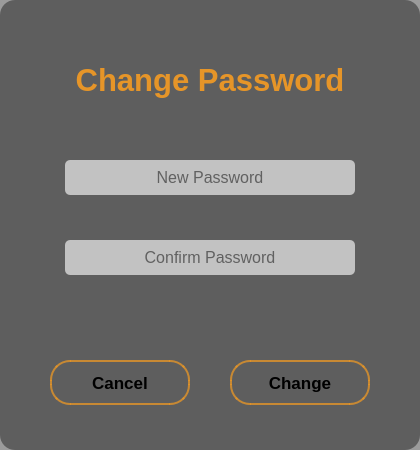
  <widget class="QGroupBox" name="changePWbox">
   <property name="geometry">
    <rect>
     <x>390</x>
     <y>150</y>
     <width>420</width>
     <height>450</height>
    </rect>
   </property>
   <property name="sizePolicy">
    <sizepolicy hsizetype="Preferred" vsizetype="Preferred">
     <horstretch>0</horstretch>
     <verstretch>0</verstretch>
    </sizepolicy>
   </property>
   <property name="layoutDirection">
    <enum>Qt::LeftToRight</enum>
   </property>
   <property name="autoFillBackground">
    <bool>false</bool>
   </property>
   <property name="styleSheet">
    <string notr="true">background-color:rgba(0, 0, 0, 100);
background-position:left;
border: none;
border-radius: 15px;</string>
   </property>
   <property name="title">
    <string/>
   </property>
   <property name="alignment">
    <set>Qt::AlignCenter</set>
   </property>
   <widget class="QPushButton" name="cancelPW">
    <property name="geometry">
     <rect>
      <x>50</x>
      <y>360</y>
      <width>140</width>
      <height>45</height>
     </rect>
    </property>
    <property name="sizePolicy">
     <sizepolicy hsizetype="Minimum" vsizetype="Fixed">
      <horstretch>0</horstretch>
      <verstretch>0</verstretch>
     </sizepolicy>
    </property>
    <property name="font">
     <font>
      <family>Segoe UI</family>
      <pointsize>13</pointsize>
      <italic>false</italic>
      <bold>true</bold>
     </font>
    </property>
    <property name="cursor">
     <cursorShape>PointingHandCursor</cursorShape>
    </property>
    <property name="mouseTracking">
     <bool>true</bool>
    </property>
    <property name="layoutDirection">
     <enum>Qt::LeftToRight</enum>
    </property>
    <property name="styleSheet">
     <string notr="true">#cancelPW
{
background:none;
border:2px solid rgba(230, 149, 40, 200);
border-radius:20px;
}
#cancelPW:hover
{
background:rgba(230, 149, 40, 200);
}</string>
    </property>
    <property name="text">
     <string>Cancel</string>
    </property>
    <property name="autoRepeatInterval">
     <number>-1</number>
    </property>
   </widget>
   <widget class="QLineEdit" name="newPassword">
    <property name="geometry">
     <rect>
      <x>65</x>
      <y>160</y>
      <width>290</width>
      <height>35</height>
     </rect>
    </property>
    <property name="sizePolicy">
     <sizepolicy hsizetype="Expanding" vsizetype="Fixed">
      <horstretch>0</horstretch>
      <verstretch>0</verstretch>
     </sizepolicy>
    </property>
    <property name="font">
     <font>
      <family>Segoe UI</family>
      <pointsize>12</pointsize>
     </font>
    </property>
    <property name="cursor">
     <cursorShape>IBeamCursor</cursorShape>
    </property>
    <property name="styleSheet">
     <string notr="true">background:rgb(194, 194, 194);
border:none;
color:black;
border-radius:none;
border-radius:5px;</string>
    </property>
    <property name="text">
     <string/>
    </property>
    <property name="echoMode">
     <enum>QLineEdit::Password</enum>
    </property>
    <property name="alignment">
     <set>Qt::AlignCenter</set>
    </property>
    <property name="placeholderText">
     <string>New Password</string>
    </property>
    <property name="cursorMoveStyle">
     <enum>Qt::LogicalMoveStyle</enum>
    </property>
    <property name="clearButtonEnabled">
     <bool>true</bool>
    </property>
   </widget>
   <widget class="QLabel" name="changePWtext">
    <property name="geometry">
     <rect>
      <x>20</x>
      <y>40</y>
      <width>380</width>
      <height>80</height>
     </rect>
    </property>
    <property name="font">
     <font>
      <family>Segoe UI</family>
      <pointsize>23</pointsize>
      <italic>false</italic>
      <bold>true</bold>
     </font>
    </property>
    <property name="focusPolicy">
     <enum>Qt::NoFocus</enum>
    </property>
    <property name="contextMenuPolicy">
     <enum>Qt::DefaultContextMenu</enum>
    </property>
    <property name="autoFillBackground">
     <bool>false</bool>
    </property>
    <property name="styleSheet">
     <string notr="true">background:none;
border:none;
color:rgb(230, 149, 40);</string>
    </property>
    <property name="lineWidth">
     <number>0</number>
    </property>
    <property name="text">
     <string>Change Password</string>
    </property>
    <property name="scaledContents">
     <bool>false</bool>
    </property>
    <property name="alignment">
     <set>Qt::AlignCenter</set>
    </property>
    <property name="wordWrap">
     <bool>false</bool>
    </property>
   </widget>
   <widget class="QPushButton" name="ShowHideNPW">
    <property name="geometry">
     <rect>
      <x>310</x>
      <y>290</y>
      <width>41</width>
      <height>21</height>
     </rect>
    </property>
    <property name="cursor">
     <cursorShape>PointingHandCursor</cursorShape>
    </property>
    <property name="mouseTracking">
     <bool>true</bool>
    </property>
    <property name="styleSheet">
     <string notr="true">background:none;
border:none;</string>
    </property>
    <property name="text">
     <string/>
    </property>
    <property name="icon">
     <iconset resource="photos.qrc">
      <normaloff>:/OpenEye.png</normaloff>:/OpenEye.png</iconset>
    </property>
    <property name="iconSize">
     <size>
      <width>25</width>
      <height>30</height>
     </size>
    </property>
   </widget>
   <widget class="QLineEdit" name="cnewPassword">
    <property name="geometry">
     <rect>
      <x>65</x>
      <y>240</y>
      <width>290</width>
      <height>35</height>
     </rect>
    </property>
    <property name="sizePolicy">
     <sizepolicy hsizetype="Expanding" vsizetype="Fixed">
      <horstretch>0</horstretch>
      <verstretch>0</verstretch>
     </sizepolicy>
    </property>
    <property name="font">
     <font>
      <family>Segoe UI</family>
      <pointsize>12</pointsize>
     </font>
    </property>
    <property name="cursor">
     <cursorShape>IBeamCursor</cursorShape>
    </property>
    <property name="styleSheet">
     <string notr="true">background:rgb(194, 194, 194);
border:none;
color:black;
border-radius:none;
border-radius:5px;</string>
    </property>
    <property name="text">
     <string/>
    </property>
    <property name="echoMode">
     <enum>QLineEdit::Password</enum>
    </property>
    <property name="alignment">
     <set>Qt::AlignCenter</set>
    </property>
    <property name="placeholderText">
     <string>Confirm Password</string>
    </property>
    <property name="cursorMoveStyle">
     <enum>Qt::LogicalMoveStyle</enum>
    </property>
    <property name="clearButtonEnabled">
     <bool>true</bool>
    </property>
   </widget>
   <widget class="QPushButton" name="changePW">
    <property name="geometry">
     <rect>
      <x>230</x>
      <y>360</y>
      <width>140</width>
      <height>45</height>
     </rect>
    </property>
    <property name="sizePolicy">
     <sizepolicy hsizetype="Minimum" vsizetype="Fixed">
      <horstretch>0</horstretch>
      <verstretch>0</verstretch>
     </sizepolicy>
    </property>
    <property name="font">
     <font>
      <family>Segoe UI</family>
      <pointsize>13</pointsize>
      <italic>false</italic>
      <bold>true</bold>
     </font>
    </property>
    <property name="cursor">
     <cursorShape>PointingHandCursor</cursorShape>
    </property>
    <property name="mouseTracking">
     <bool>true</bool>
    </property>
    <property name="layoutDirection">
     <enum>Qt::LeftToRight</enum>
    </property>
    <property name="styleSheet">
     <string notr="true">#changePW
{
background:none;
border:2px solid rgba(230, 149, 40, 200);
border-radius:20px;
}
#changePW:hover
{
background:rgba(230, 149, 40, 200);
}</string>
    </property>
    <property name="text">
     <string>Change</string>
    </property>
    <property name="autoRepeatInterval">
     <number>-1</number>
    </property>
   </widget>
  </widget>
